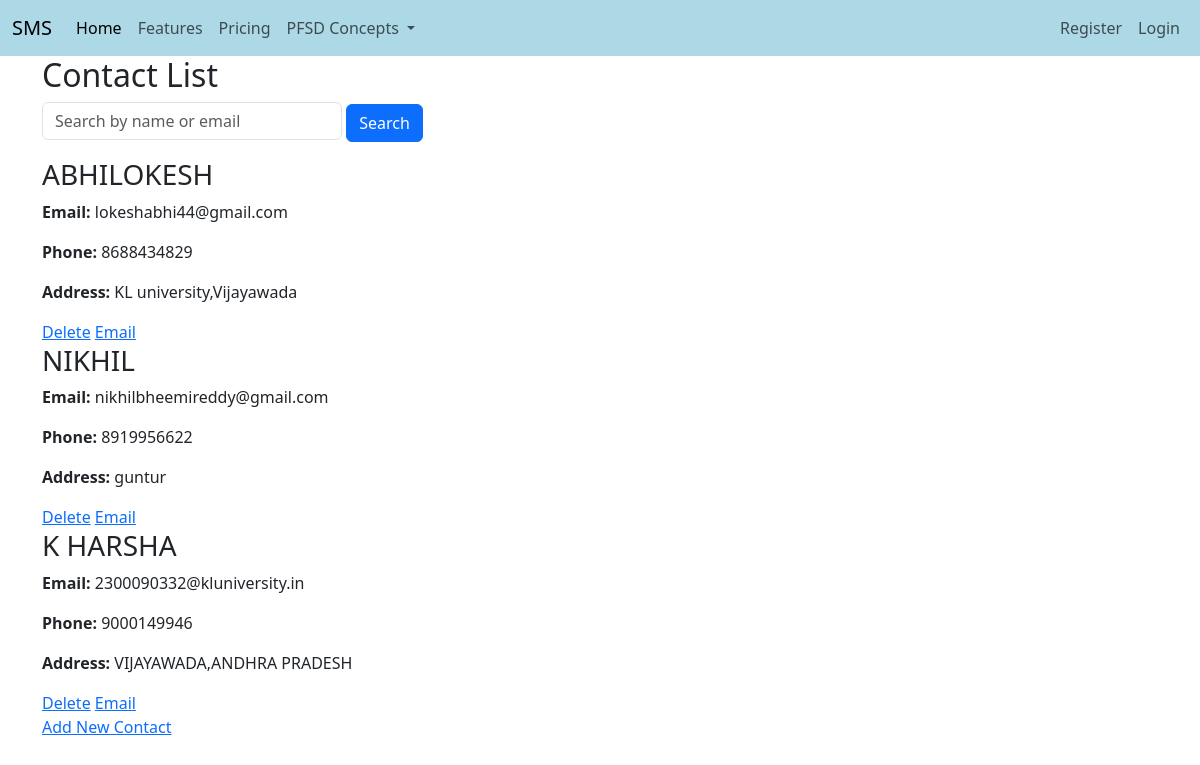
Screenshot of /contact_list with the database file from the repository.
### adminapp/models.py (models this page shows, shortened)
class Contact(models.Model):
    name = models.CharField(max_length=100)
    email = models.EmailField(unique=True)
    phone_number = models.CharField(max_length=15)
    address = models.TextField()

### adminapp/views.py (the view)
# urls.py: path('contact_list', views.contact_list, name='contact_list'),
def contact_list(request):
    query = request.GET.get('q')
    if query:
        contacts = Contact.objects.filter(models.Q(name__icontains=query) | models.Q(email__icontains=query))
    else:
        contacts = Contact.objects.all()
    return render(request, 'adminapp/contact_list.html', {'contacts': contacts})

### templates/adminapp/contact_list.html (shortened to what this page needs)
{% extends 'Navbar/ProjectNavbar.html' %}
{% load static %}
{% block body %}
<div class="container">
    <h2>Contact List</h2>
    <form method="get" action=".">
        <input type="text" name="q" placeholder="Search by name or email" class="form-control" style="width: 300px; display: inline-block;">
        <button class="btn btn-primary" type="submit">Search</button>
    </form>
    <div class="mt-3">
        {% for contact in contacts %}
            <div class="contact-card">
                <h3>{{ contact.name|upper }}</h3>
                <p><strong>Email:</strong> {{ contact.email }}</p>
                <p><strong>Phone:</strong> {{ contact.phone_number }}</p>
                <p><strong>Address:</strong> {{ contact.address }}</p>
                <a href="{% url 'delete_contact' contact.pk %}" class="btn-delete">Delete</a>
                <a href="mailto:{{ contact.email }}" class="btn-email">Email</a>
            </div>
        {% empty %}
            <p>No contacts found.</p>
        {% endfor %}
    </div>
    <a href="{% url 'add_contact' %}" class="btn-add mt-3">Add New Contact</a>
</div>
{% endblock %}

### rows the page displays
Contact: name "ABHILOKESH", email "lokeshabhi44@gmail.com", phone_number "8688434829", address "KL university,Vijayawada"
Contact: name "NIKHIL", email "nikhilbheemireddy@gmail.com", phone_number "8919956622", address "guntur"
Contact: name "K HARSHA", email "2300090332@kluniversity.in", phone_number "9000149946", address "VIJAYAWADA,ANDHRA PRADESH"
